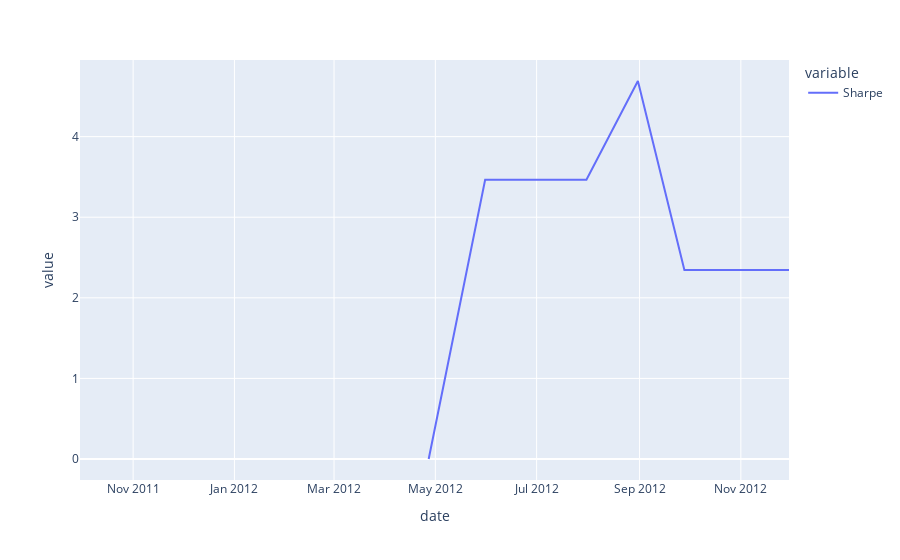

The cell this chart's notebook holds for it:
### Code cell
import plotly.express as px

px.line(portfolio_1.data, x='date', y=['Sharpe'])

### Figure 1 — Plotly figure (JSON) as saved in the notebook; plotly's stock layout.template omitted (floating-point values rounded to 4 significant figures)
{"data": [{"hovertemplate": "variable=Sharpe<br>date=%{x}<br>value=%{y}<extra></extra>", "legendgroup": "Sharpe", "line": {"color": "#636efa", "dash": "solid"}, "marker": {"symbol": "circle"}, "mode": "lines", "name": "Sharpe", "orientation": "v", "showlegend": true, "type": "scatter", "x": ["2011-09-30T00:00:00", "2011-10-31T00:00:00", "2011-11-30T00:00:00", "2011-12-30T00:00:00", "2012-01-31T00:00:00", "2012-02-29T00:00:00", "2012-03-30T00:00:00", "2012-04-27T00:00:00", "2012-05-31T00:00:00", "2012-06-29T00:00:00", "2012-07-31T00:00:00", "2012-08-31T00:00:00", "2012-09-28T00:00:00", "2012-10-31T00:00:00", "2012-11-30T00:00:00"], "xaxis": "x", "y": [null, null, null, null, null, null, null, 0, 3.464, 3.464, 3.464, 4.69, 2.345, 2.345, 2.345], "yaxis": "y"}], "layout": {"legend": {"title": {"text": "variable"}, "tracegroupgap": 0}, "margin": {"t": 60}, "xaxis": {"anchor": "y", "domain": [0, 1], "title": {"text": "date"}}, "yaxis": {"anchor": "x", "domain": [0, 1], "title": {"text": "value"}}}}
